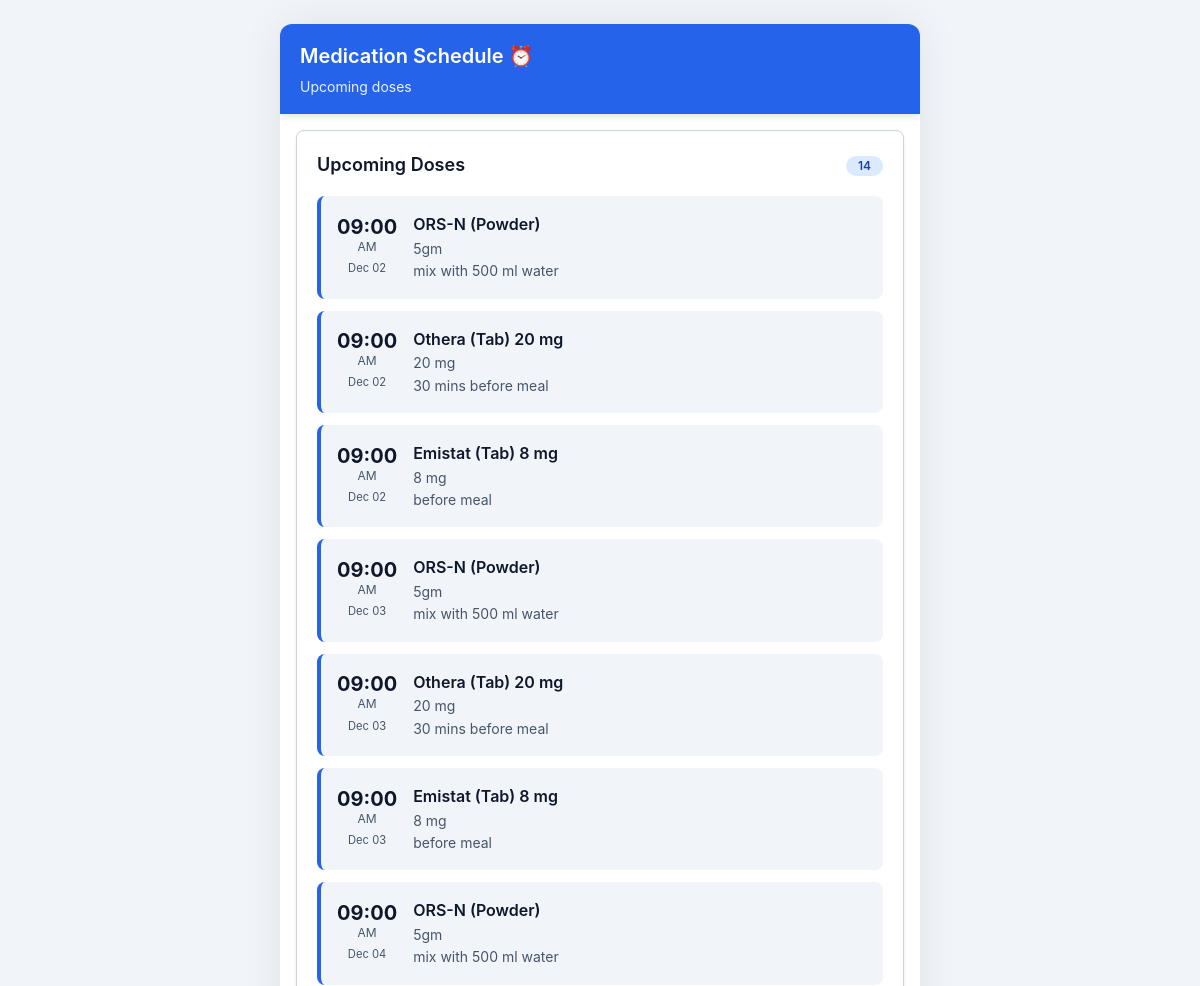
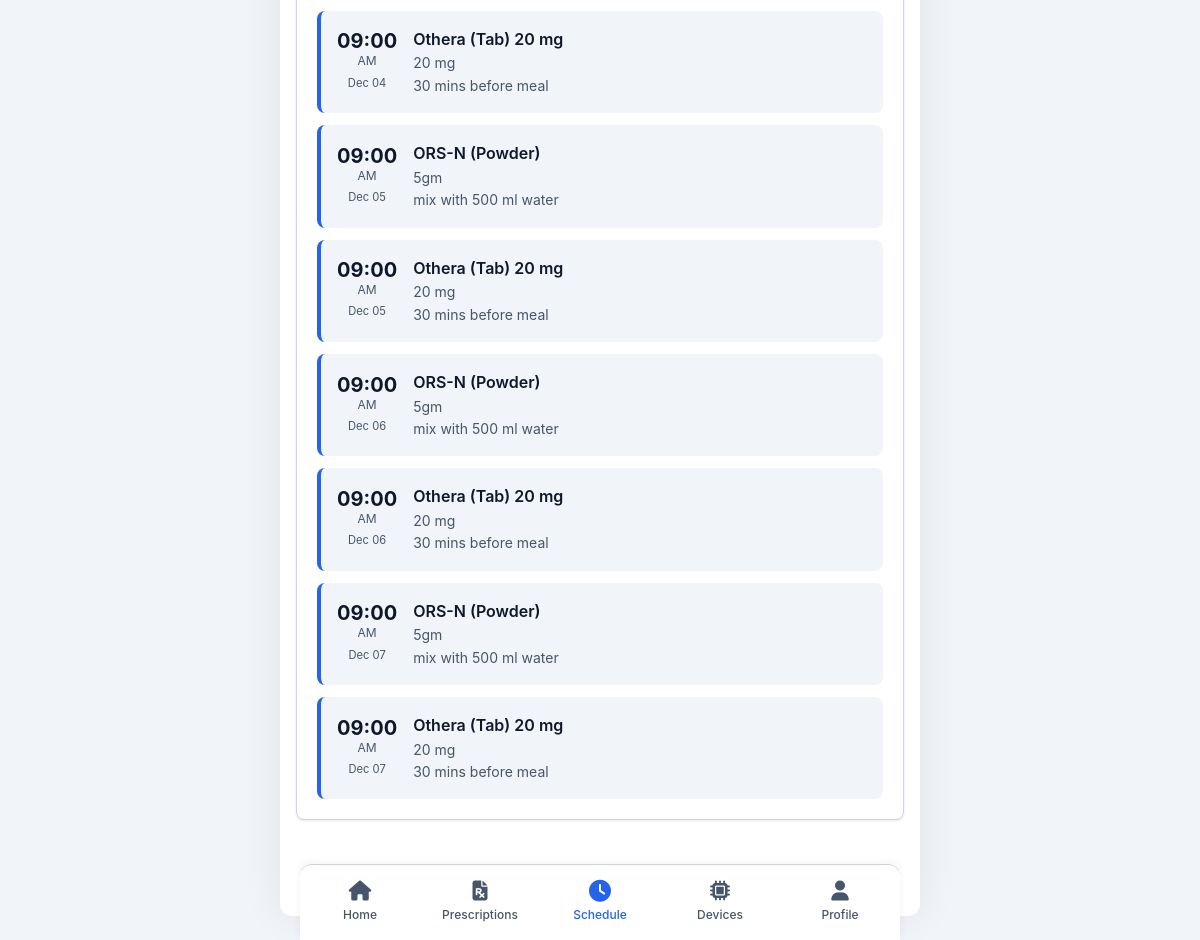
The page /schedules (signed in) on the database its author committed (2 pictures, top to bottom).
### app/models/schedule.py (models this page shows, shortened)
class Schedule(db.Model):
    __tablename__ = 'schedules'
    id = db.Column(db.Integer, primary_key=True)
    medicine_id = db.Column(db.Integer, db.ForeignKey('medicines.id'), nullable=False)
    user_id = db.Column(db.Integer, db.ForeignKey('users.id'), nullable=False)
    scheduled_time = db.Column(db.DateTime, nullable=False)
    taken = db.Column(db.Boolean, default=False)
    taken_at = db.Column(db.DateTime, nullable=True)
    skipped = db.Column(db.Boolean, default=False)
    notified = db.Column(db.Boolean, default=False)
    created_at = db.Column(db.DateTime, default=tz_now)

### app/models/medicine.py (models this page shows, shortened)
class Medicine(db.Model):
    __tablename__ = 'medicines'
    id = db.Column(db.Integer, primary_key=True)
    prescription_id = db.Column(db.Integer, db.ForeignKey('prescriptions.id'), nullable=False)
    name = db.Column(db.String(200), nullable=False)
    dosage = db.Column(db.String(100), nullable=False)  # e.g., "500mg", "2 tablets"
    frequency = db.Column(db.String(100), nullable=False)  # e.g., "twice daily", "every 8 hours"
    duration = db.Column(db.String(100), nullable=True)  # e.g., "7 days", "2 weeks"
    instructions = db.Column(db.Text, nullable=True)  # e.g., "Take after meals"
    timing = db.Column(db.String(200), nullable=True)  # e.g., "morning, evening"
    compartment_number = db.Column(db.Integer, default=0)  # Servo motor index (0-5) for Arduino
    created_at = db.Column(db.DateTime, default=tz_now)
    is_active = db.Column(db.Boolean, default=True)
    schedules = db.relationship('Schedule', backref='medicine', lazy=True, cascade='all, delete-orphan')

### app/routes/main.py (the view)
@main_bp.route('/schedules')
@login_required
def schedules():
    current_user = get_current_user()
    now = tz_now()
    upcoming = Schedule.query.filter(
        Schedule.user_id == current_user.id,
        Schedule.scheduled_time >= now
    ).order_by(Schedule.scheduled_time).limit(20).all()
    return render_template(
        'schedules.html',
        current_user=current_user,
        schedules=upcoming,
        now=tz_now,
        timedelta=timedelta
    )

### app/routes/main.py (called while the page is built)
def login_required(f):
    @wraps(f)
    def decorated_function(*args, **kwargs):
        if 'user_id' not in session:
            flash('Please login to access this page.', 'error')
            return redirect(url_for('main.login'))
        return f(*args, **kwargs)
    return decorated_function

def get_current_user():
    if 'user_id' in session:
        return User.query.get(session['user_id'])
    return None

### app/utils/timezone.py (called while the page is built)
def now():
    dhaka_time = datetime.now(DHAKA_TZ)
    return dhaka_time.replace(tzinfo=None)

### app/templates/schedules.html (shortened to what this page needs)
{% extends "mobile_base.html" %}
{% block content %}
<header class="app-header">
    <h1>Medication Schedule ⏰</h1>
    <p>Upcoming doses</p>
</header>
<div class="app-content">
    <div class="card">
        <div class="card-header">
            <h2 class="card-title">Upcoming Doses</h2>
            <span class="badge badge-info">{{ schedules|length }}</span>
        </div>
        {% if schedules %}
        <div class="schedule-list">
            {% for schedule in schedules %}
            <div class="schedule-item {% if schedule.taken %}taken{% elif schedule.skipped %}skipped{% endif %}">
                <div class="schedule-time">
                    <div class="schedule-hour">{{ schedule.scheduled_time.strftime('%I:%M') }}</div>
                    <div class="schedule-period">{{ schedule.scheduled_time.strftime('%p') }}</div>
                    <div style="font-size: 0.7rem; color: var(--text-secondary); margin-top: 0.25rem;">
                        {{ schedule.scheduled_time.strftime('%b %d') }}
                    </div>
                </div>
                <div class="schedule-info">
                    <div class="schedule-medicine">{{ schedule.medicine.name }}</div>
                    <div class="schedule-dosage">{{ schedule.medicine.dosage }}</div>
                    {% if schedule.medicine.instructions %}
                    <div class="schedule-dosage">{{ schedule.medicine.instructions }}</div>
                    {% endif %}
                </div>
            </div>
            {% endfor %}
        </div>
        {% else %}
        <div class="empty-state">
            <div class="empty-icon">📅</div>
            <p class="empty-text">No upcoming doses scheduled</p>
            <p style="color: var(--text-secondary); font-size: 0.875rem;">Upload a prescription to create schedule</p>
        </div>
        {% endif %}
    </div>
</div>
{% endblock %}

### app/static/css/mobile.css (style rules this page uses)
:root { --primary-color: #2563eb; --primary-dark: #1e40af; --primary-light: #3b82f6; --secondary-color: #059669; --danger-color: #dc2626; --warning-color: #d97706; --bg-primary: #ffffff; --bg-secondary: #f1f5f9; --bg-dark: #1e293b; --text-primary: #0f172a; --text-secondary: #475569; --text-light: #94a3b8; --border-color: #cbd5e1; --shadow-sm: 0 1px 3px 0 rgb(0 0 0 / 0.1); --shadow-md: 0 4px 6px -1px rgb(0 0 0 / 0.1); --shadow-lg: 0 10px 15px -3px rgb(0 0 0 / 0.1); --radius-sm: 6px; --radius-md: 8px; --radius-lg: 12px; }
* { margin: 0; padding: 0; box-sizing: border-box; }
body { font-family: -apple-system, BlinkMacSystemFont, 'Segoe UI', 'Roboto', 'Oxygen', 'Ubuntu', 'Cantarell', sans-serif; background: var(--bg-secondary); color: var(--text-primary); line-height: 1.6; -webkit-font-smoothing: antialiased; -webkit-text-size-adjust: 100%; }
.app-header { background: var(--primary-color); color: white; padding: 1rem 1.25rem; position: sticky; top: 0; z-index: 100; box-shadow: var(--shadow-md); }
.app-header h1 { font-size: 1.25rem; font-weight: 600; margin-bottom: 0.25rem; }
.app-header p { font-size: 0.875rem; opacity: 0.9; }
.app-content { padding: 1rem; padding-bottom: 80px; }
.card { background: var(--bg-primary); border-radius: var(--radius-md); padding: 1.25rem; margin-bottom: 1rem; box-shadow: var(--shadow-sm); border: 1px solid var(--border-color); }
.card-header { display: flex; justify-content: space-between; align-items: center; margin-bottom: 1rem; }
.card-title { font-size: 1.125rem; font-weight: 600; color: var(--text-primary); }
.schedule-list { display: flex; flex-direction: column; gap: 0.75rem; }
.schedule-item { display: flex; align-items: center; gap: 1rem; padding: 1rem; background: var(--bg-secondary); border-radius: var(--radius-md); border-left: 4px solid var(--primary-color); }
.schedule-time { flex-shrink: 0; text-align: center; min-width: 60px; }
.schedule-hour { font-size: 1.25rem; font-weight: 700; color: var(--text-primary); line-height: 1; }
.schedule-period { font-size: 0.75rem; color: var(--text-secondary); text-transform: uppercase; }
.schedule-info { flex: 1; }
.schedule-medicine { font-weight: 600; color: var(--text-primary); font-size: 1rem; }
.schedule-dosage { font-size: 0.875rem; color: var(--text-secondary); }
.badge { display: inline-block; padding: 0.25rem 0.75rem; font-size: 0.75rem; font-weight: 600; border-radius: 9999px; line-height: 1; }
.badge-info { background: #dbeafe; color: #1e40af; }

### rows shown on the page
Schedule: scheduled_time "09:00", scheduled_time "AM", scheduled_time "Dec 02", medicine.name "ORS-N (Powder)", medicine.dosage "5gm", medicine.instructions "mix with 500 ml water"
Schedule: scheduled_time "09:00", scheduled_time "AM", scheduled_time "Dec 02", medicine.name "Othera (Tab) 20 mg", medicine.dosage "20 mg", medicine.instructions "30 mins before meal"
Schedule: scheduled_time "09:00", scheduled_time "AM", scheduled_time "Dec 02", medicine.name "Emistat (Tab) 8 mg", medicine.dosage "8 mg", medicine.instructions "before meal"
Schedule: scheduled_time "09:00", scheduled_time "AM", scheduled_time "Dec 03", medicine.name "ORS-N (Powder)", medicine.dosage "5gm", medicine.instructions "mix with 500 ml water"
Schedule: scheduled_time "09:00", scheduled_time "AM", scheduled_time "Dec 03", medicine.name "Othera (Tab) 20 mg", medicine.dosage "20 mg", medicine.instructions "30 mins before meal"
Schedule: scheduled_time "09:00", scheduled_time "AM", scheduled_time "Dec 03", medicine.name "Emistat (Tab) 8 mg", medicine.dosage "8 mg", medicine.instructions "before meal"
Schedule: scheduled_time "09:00", scheduled_time "AM", scheduled_time "Dec 04", medicine.name "ORS-N (Powder)", medicine.dosage "5gm", medicine.instructions "mix with 500 ml water"
Schedule: scheduled_time "09:00", scheduled_time "AM", scheduled_time "Dec 04", medicine.name "Othera (Tab) 20 mg", medicine.dosage "20 mg", medicine.instructions "30 mins before meal"
Schedule: scheduled_time "09:00", scheduled_time "AM", scheduled_time "Dec 05", medicine.name "ORS-N (Powder)", medicine.dosage "5gm", medicine.instructions "mix with 500 ml water"
Schedule: scheduled_time "09:00", scheduled_time "AM", scheduled_time "Dec 05", medicine.name "Othera (Tab) 20 mg", medicine.dosage "20 mg", medicine.instructions "30 mins before meal"
Schedule: scheduled_time "09:00", scheduled_time "AM", scheduled_time "Dec 06", medicine.name "ORS-N (Powder)", medicine.dosage "5gm", medicine.instructions "mix with 500 ml water"
Schedule: scheduled_time "09:00", scheduled_time "AM", scheduled_time "Dec 06", medicine.name "Othera (Tab) 20 mg", medicine.dosage "20 mg", medicine.instructions "30 mins before meal"
Schedule: scheduled_time "09:00", scheduled_time "AM", scheduled_time "Dec 07", medicine.name "ORS-N (Powder)", medicine.dosage "5gm", medicine.instructions "mix with 500 ml water"
Schedule: scheduled_time "09:00", scheduled_time "AM", scheduled_time "Dec 07", medicine.name "Othera (Tab) 20 mg", medicine.dosage "20 mg", medicine.instructions "30 mins before meal"

### other values the page prints
{{ schedules|length }} "14"
